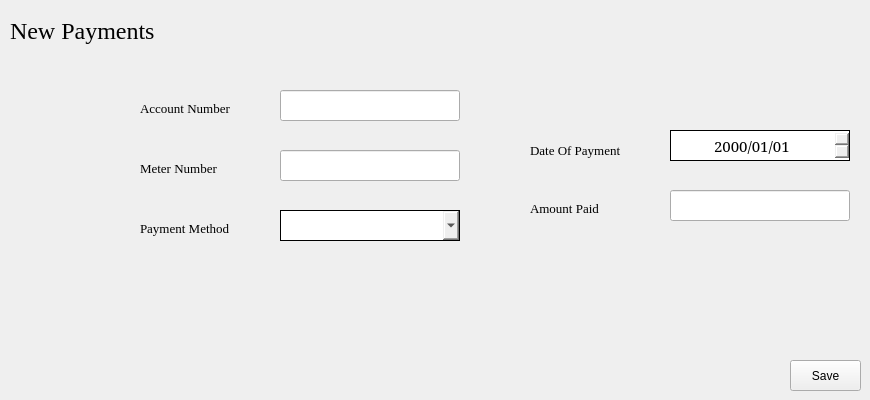
                       <widget class="QWidget" name="pay_new">
                        <widget class="QLabel" name="label_30">
                         <property name="geometry">
                          <rect>
                           <x>10</x>
                           <y>10</y>
                           <width>171</width>
                           <height>41</height>
                          </rect>
                         </property>
                         <property name="font">
                          <font>
                           <family>Georgia</family>
                           <pointsize>18</pointsize>
                           <weight>50</weight>
                           <italic>false</italic>
                           <bold>false</bold>
                          </font>
                         </property>
                         <property name="text">
                          <string>New Payments</string>
                         </property>
                        </widget>
                        <widget class="QLineEdit" name="txtAcc">
                         <property name="enabled">
                          <bool>true</bool>
                         </property>
                         <property name="geometry">
                          <rect>
                           <x>280</x>
                           <y>90</y>
                           <width>180</width>
                           <height>31</height>
                          </rect>
                         </property>
                         <property name="font">
                          <font>
                           <family>Garamond</family>
                           <pointsize>11</pointsize>
                           <weight>50</weight>
                           <italic>false</italic>
                           <bold>false</bold>
                          </font>
                         </property>
                         <property name="styleSheet">
                          <string notr="true"/>
                         </property>
                        </widget>
                        <widget class="QLabel" name="label_24">
                         <property name="geometry">
                          <rect>
                           <x>140</x>
                           <y>100</y>
                           <width>111</width>
                           <height>16</height>
                          </rect>
                         </property>
                         <property name="font">
                          <font>
                           <family>Georgia</family>
                           <pointsize>10</pointsize>
                           <weight>50</weight>
                           <italic>false</italic>
                           <bold>false</bold>
                          </font>
                         </property>
                         <property name="text">
                          <string>Account Number</string>
                         </property>
                        </widget>
                        <widget class="QDateEdit" name="txtdateEdit">
                         <property name="geometry">
                          <rect>
                           <x>670</x>
                           <y>130</y>
                           <width>180</width>
                           <height>31</height>
                          </rect>
                         </property>
                         <property name="font">
                          <font>
                           <family>Garamond</family>
                           <pointsize>11</pointsize>
                           <weight>50</weight>
                           <italic>false</italic>
                           <bold>false</bold>
                          </font>
                         </property>
                         <property name="styleSheet">
                          <string notr="true">border: 1px solid rgb(0, 0, 0);
border-radius:0px;</string>
                         </property>
                         <property name="alignment">
                          <set>Qt::AlignCenter</set>
                         </property>
                         <property name="displayFormat">
                          <string>yyyy/MM/dd</string>
                         </property>
                        </widget>
                        <widget class="QLabel" name="label_39">
                         <property name="geometry">
                          <rect>
                           <x>140</x>
                           <y>160</y>
                           <width>101</width>
                           <height>16</height>
                          </rect>
                         </property>
                         <property name="font">
                          <font>
                           <family>Georgia</family>
                           <pointsize>10</pointsize>
                           <weight>50</weight>
                           <italic>false</italic>
                           <bold>false</bold>
                          </font>
                         </property>
                         <property name="text">
                          <string>Meter Number</string>
                         </property>
                        </widget>
                        <widget class="QLineEdit" name="txtPaid">
                         <property name="enabled">
                          <bool>true</bool>
                         </property>
                         <property name="geometry">
                          <rect>
                           <x>670</x>
                           <y>190</y>
                           <width>180</width>
                           <height>31</height>
                          </rect>
                         </property>
                         <property name="font">
                          <font>
                           <family>Georgia</family>
                           <pointsize>10</pointsize>
                           <weight>50</weight>
                           <italic>false</italic>
                           <bold>false</bold>
                          </font>
                         </property>
                         <property name="styleSheet">
                          <string notr="true"/>
                         </property>
                        </widget>
                        <widget class="QLineEdit" name="txtMeterNum">
                         <property name="enabled">
                          <bool>true</bool>
                         </property>
                         <property name="geometry">
                          <rect>
                           <x>280</x>
                           <y>150</y>
                           <width>180</width>
                           <height>31</height>
                          </rect>
                         </property>
                         <property name="font">
                          <font>
                           <family>Garamond</family>
                           <pointsize>11</pointsize>
                           <weight>50</weight>
                           <italic>false</italic>
                           <bold>false</bold>
                          </font>
                         </property>
                         <property name="styleSheet">
                          <string notr="true"/>
                         </property>
                        </widget>
                        <widget class="QComboBox" name="txtMethod">
                         <property name="geometry">
                          <rect>
                           <x>280</x>
                           <y>210</y>
                           <width>180</width>
                           <height>31</height>
                          </rect>
                         </property>
                         <property name="font">
                          <font>
                           <family>Georgia</family>
                           <pointsize>10</pointsize>
                           <weight>50</weight>
                           <italic>false</italic>
                           <bold>false</bold>
                          </font>
                         </property>
                         <property name="styleSheet">
                          <string notr="true">border: 1px solid rgb(0, 0, 0);
border-radius:0px;</string>
                         </property>
                         <property name="editable">
                          <bool>true</bool>
                         </property>
                        </widget>
                        <widget class="QLabel" name="label_40">
                         <property name="geometry">
                          <rect>
                           <x>530</x>
                           <y>200</y>
                           <width>101</width>
                           <height>16</height>
                          </rect>
                         </property>
                         <property name="font">
                          <font>
                           <family>Georgia</family>
                           <pointsize>10</pointsize>
                           <weight>50</weight>
                           <italic>false</italic>
                           <bold>false</bold>
                          </font>
                         </property>
                         <property name="text">
                          <string>Amount Paid</string>
                         </property>
                        </widget>
                        <widget class="QLabel" name="label_41">
                         <property name="geometry">
                          <rect>
                           <x>530</x>
                           <y>140</y>
                           <width>101</width>
                           <height>20</height>
                          </rect>
                         </property>
                         <property name="font">
                          <font>
                           <family>Georgia</family>
                           <pointsize>10</pointsize>
                           <weight>50</weight>
                           <italic>false</italic>
                           <bold>false</bold>
                          </font>
                         </property>
                         <property name="text">
                          <string>Date Of Payment</string>
                         </property>
                        </widget>
                        <widget class="QLabel" name="label_42">
                         <property name="geometry">
                          <rect>
                           <x>140</x>
                           <y>220</y>
                           <width>111</width>
                           <height>16</height>
                          </rect>
                         </property>
                         <property name="font">
                          <font>
                           <family>Georgia</family>
                           <pointsize>10</pointsize>
                           <weight>50</weight>
                           <italic>false</italic>
                           <bold>false</bold>
                          </font>
                         </property>
                         <property name="text">
                          <string>Payment Method</string>
                         </property>
                        </widget>
                        <widget class="QPushButton" name="btnPSave">
                         <property name="geometry">
                          <rect>
                           <x>790</x>
                           <y>360</y>
                           <width>71</width>
                           <height>31</height>
                          </rect>
                         </property>
                         <property name="styleSheet">
                          <string notr="true">QPushButton:hover {	
	background-color: qlineargradient(spread:pad, x1:0, y1:0, x2:1, y2:1, stop:0 rgba(153, 153, 153, 122), stop:1 rgba(196, 196, 196, 106));
}

QPushButton:pressed {	
	background-color: qlineargradient(spread:pad, x1:0.54, y1:0, x2:0.517045, y2:1, stop:0 rgba(0, 0, 0, 54), stop:1 rgba(0, 189, 0, 174));
}

</string>
                         </property>
                         <property name="text">
                          <string>Save</string>
                         </property>
                         <property name="shortcut">
                          <string>Return</string>
                         </property>
                        </widget>
                       </widget>
